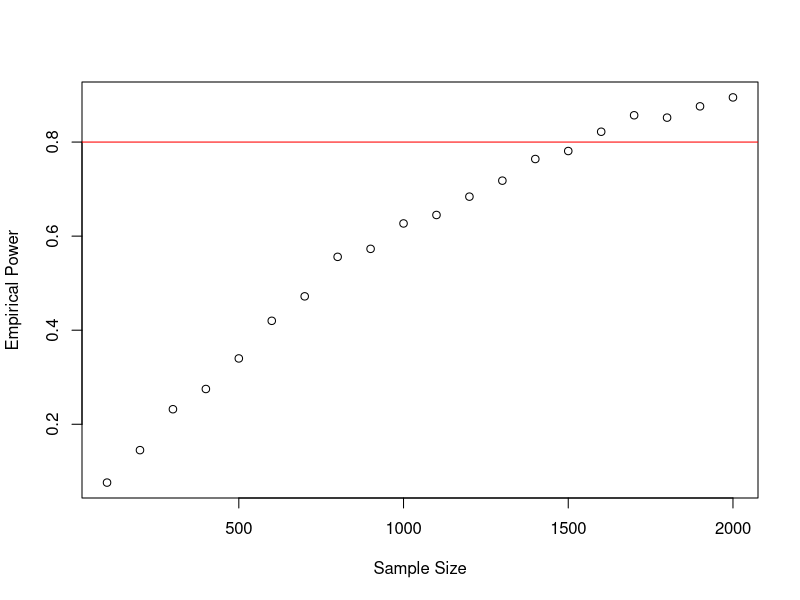
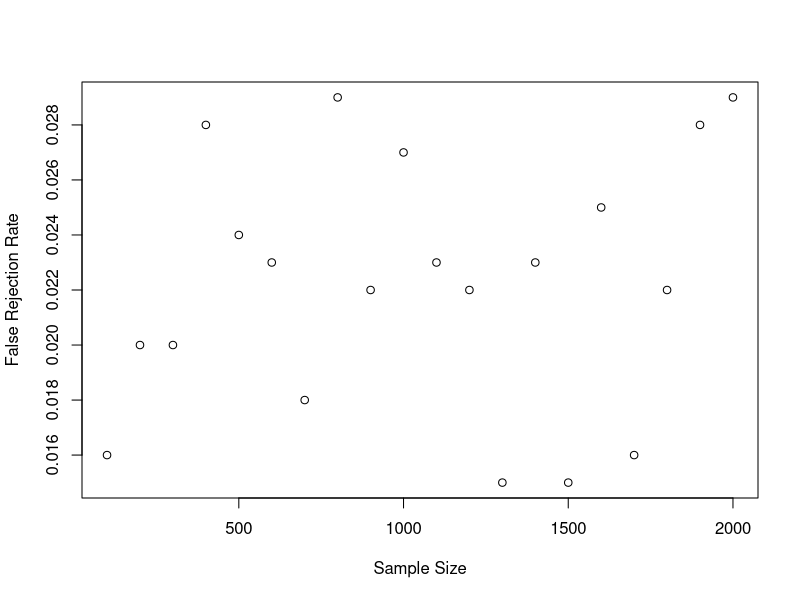
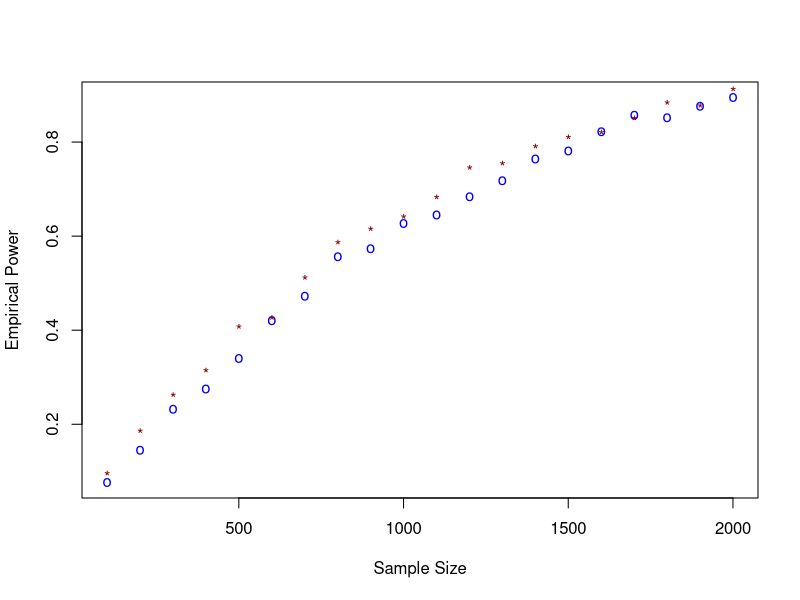
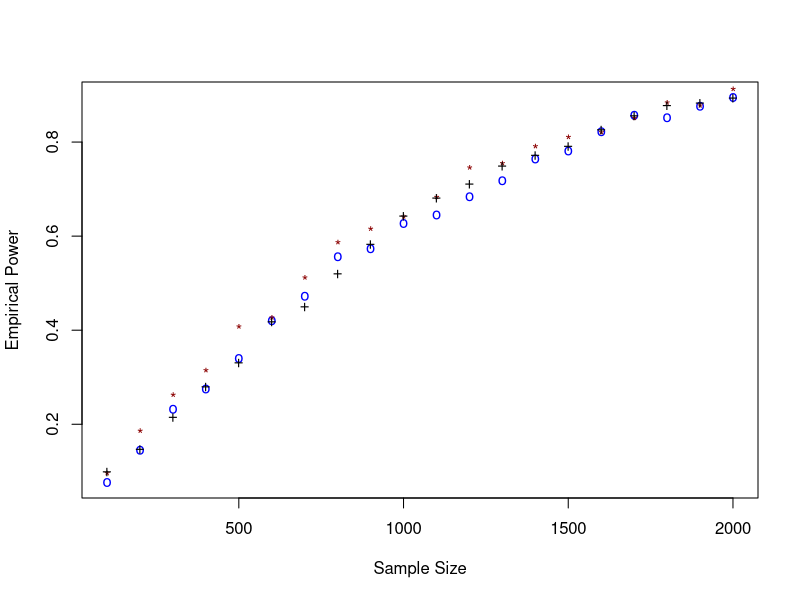

Recreate these plots in R, in order.
## ---- chunk 1
knitr::opts_chunk$set(echo = TRUE)
## ---- chunk 2
f1 <- function(n, piE, piC, numsim = 1000){
  sE <- rbinom(numsim, n, piE)
  sC <- rbinom(numsim, n, piC)
  pvals <- sapply(1:numsim, FUN = function(i) prop.test(x = c(sE[i], sC[i]), n = c(n, n),
                                                        alternative = "less")$p.value)
  mean(pvals < 0.025)
}
## ---- chunk 3
piE <- 0.35
piC <- 0.4
## ---- chunk 4
set.seed(42) # we set a seed so we can fairly compare each simulation
numbs <- seq(100, 2000, by=100) # defines our sequence for n = (100,200,300,...2000)
y <- NULL
for (n in numbs){
 y[n] <- (f1(n, piE, piC, numsim = 1000))
}
y <- y[numbs]
## ---- chunk 5
plot(numbs, y,xlab="Sample Size",ylab="Empirical Power")
abline(h=0.8, col="red")
## ---- chunk 6
z <- NULL
set.seed(42)
for (n in numbs){
  z[n] <- (f1(n, 0.4, 0.4, numsim = 1000))
}
z <- z[numbs]
## ---- chunk 7
plot(numbs, z,xlab="Sample Size",ylab="False Rejection Rate")
## ---- chunk 8
f2 <- function(n, piE, piC, numsim = 1000, alpha=0.025){
  sE <- rbinom(numsim, (0.5*n), piE) # We only use half the n in each step.
  sC <- rbinom(numsim, (0.5*n), piC)
  pvals <- sapply(1:numsim, FUN = function(i) prop.test(x = c(sE[i], sC[i]), n = c((0.5*n), (0.5*n)),
                                                        alternative = "less")$p.value)
  
  n.signif <- mean(pvals < alpha) # percentage of significant p-values
  fulltrial <- sum((pvals > alpha) == TRUE) # number of insignificant p-values

  nonsig <- numeric(0)
  
  for(i in 1:numsim){
    if(pvals[i] < alpha){
     nonsig[i] <- 0 # if the p-value is significant the indicator is set to zero
    }
    else{
     nonsig[i] <- 1 #if it is not the indicator is set to 1
    }
  }
  
  r.sE <- nonsig*sE # define a vector with only the non-significant cases
  r.sE <- r.sE[!r.sE %in% 0] # chose only the unsignificant cases
  sE2 <- rbinom(fulltrial, (0.5*n), piE) # simulate the second half of the non-significant trial
  sEt <- (r.sE+sE2)# combining the halves
  
  # same procedure for the control groups
  r.sC <- nonsig*sC
  r.sC <- r.sC[!r.sC %in% 0]
  sC2 <- rbinom(fulltrial, (0.5*n), piC)
  sCt <- (r.sC+sC2)
  
  pvals2 <- sapply(1:length(sEt), FUN = function(i) prop.test(x = c(sEt[i], sCt[i]), n = c(n, n),
                                                        alternative = "less")$p.value)
  n.signif.retrial <- mean(pvals2 < 0.025)
  n.signif2 <- (n.signif.retrial*(fulltrial/numsim))
  
  n.signif + n.signif2
}

set.seed(42)
f2(1500, piE, piC, numsim = 1000)
f1(1500, piE, piC, numsim = 1000) 

piE <- 0.35
piC <- 0.4
v <- NULL
for (n in numbs){
  v[n] <- (f2(n, piE, piC, numsim = 1000))
}

v <- v[numbs]

## ---- chunk 9
plot(numbs, y, col="blue", pch="o",xlab="Sample Size",ylab="Empirical Power")
points(numbs, v, col="dark red", pch="*")
## ---- chunk 10
piE <- 0.35
piC <- 0.4
w <- NULL

set.seed(42)
for (n in numbs){
  w[n] <- (f2(n, piE, piC, numsim = 1000, alpha=0.001))
}

w <- w[numbs]

## ---- chunk 11
plot(numbs, y, col="blue", pch="o",xlab="Sample Size",ylab="Empirical Power")
points(numbs, v, col="dark red", pch="*")
points(numbs, w, col="black", pch="+")
